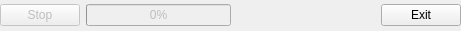
   <widget class="QWidget" name="layoutWidget" >
    <property name="geometry" >
     <rect>
      <x>10</x>
      <y>500</y>
      <width>461</width>
      <height>31</height>
     </rect>
    </property>
    <layout class="QHBoxLayout" >
     <property name="margin" >
      <number>0</number>
     </property>
     <property name="spacing" >
      <number>6</number>
     </property>
     <item>
      <widget class="QPushButton" name="pbStop" >
       <property name="enabled" >
        <bool>false</bool>
       </property>
       <property name="text" >
        <string>Stop</string>
       </property>
       <property name="icon" >
        <iconset resource="Main.qrc" >:/actions/Images/actions/stop.png</iconset>
       </property>
      </widget>
     </item>
     <item>
      <widget class="QProgressBar" name="pbComplete" >
       <property name="enabled" >
        <bool>false</bool>
       </property>
       <property name="value" >
        <number>0</number>
       </property>
       <property name="orientation" >
        <enum>Qt::Horizontal</enum>
       </property>
      </widget>
     </item>
     <item>
      <spacer>
       <property name="orientation" >
        <enum>Qt::Horizontal</enum>
       </property>
       <property name="sizeHint" >
        <size>
         <width>40</width>
         <height>20</height>
        </size>
       </property>
      </spacer>
     </item>
     <item>
      <widget class="QPushButton" name="pbExit" >
       <property name="text" >
        <string>Exit</string>
       </property>
       <property name="icon" >
        <iconset resource="Main.qrc" >:/actions/Images/actions/exit.png</iconset>
       </property>
       <property name="shortcut" >
        <string/>
       </property>
      </widget>
     </item>
    </layout>
   </widget>
